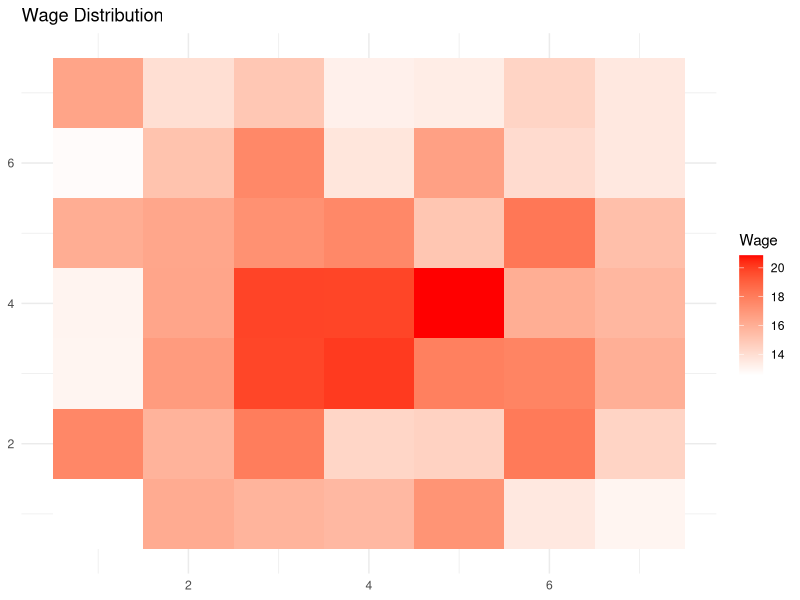
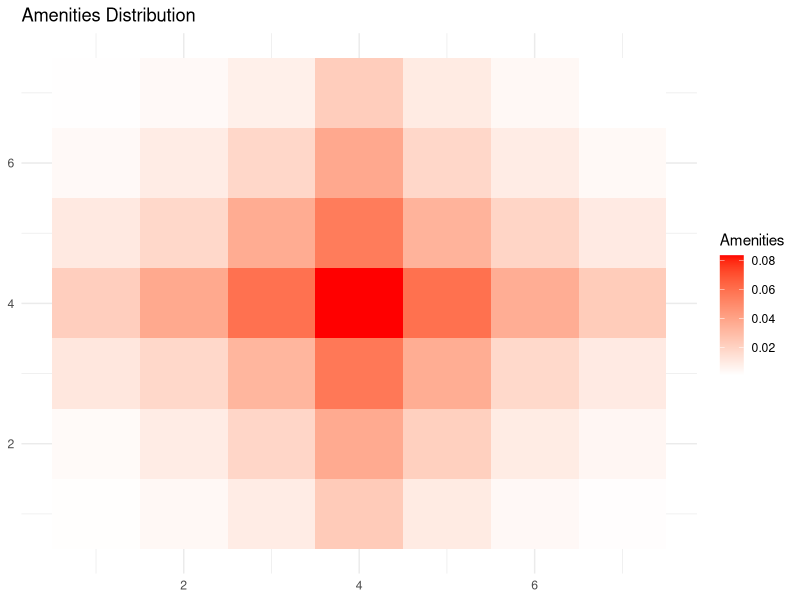

The R source for these figures, in order:
################################################################################
######################                SETUP              #######################   
################################################################################

#Load libraries
library(ggplot2)
library(patchwork)
library(nleqslv)

#Set seed for random observations
set.seed(234259203)

################################################################################
######################            DEFINE GRID            #######################   
################################################################################

#The first step consists in creating a grid with a set of locations that we will
#use as units of observations

#Choose number of points to make the grid
n <- 7

#Number of locations 
N <- n * n

#Create coordinates of points in the grid
x_coords <- seq(1, n, by = 1)
y_coords <- seq(1, n, by = 1)

grid_data <- expand.grid(x = x_coords, y = y_coords)

#We will assume that there is an homogeneous constant speed across our city
v <- 30         #Average commuting speed (km/h)
c <- 0.25       #Average commuting cost (euro/km)

# Initialize distance matrix and travel time matrix
distance_matrix <- matrix(0, nrow = N, ncol = N)
travel_time <- matrix(NA, nrow = N, ncol = N)
travel_cost <- matrix(NA, nrow = N, ncol = N)

# Calculate pairwise distances and travel times
for (i in 1:N) {
  for (j in 1:N){
    distance_matrix[i,j] <- abs(grid_data$x[i] - grid_data$x[j])+abs(grid_data$y[i] - grid_data$y[j])     #Barcelona distance
    travel_time[i,j] <- distance_matrix[i,j] / v
    travel_cost[i,j] <- distance_matrix[i,j] * c
  }
}


for (i in 1:N) {
  travel_time[i,i] <- min(travel_time[i,-i]) 
  travel_cost[i,i] <- min(travel_cost[i,-i]) 
}

#Find central location (min distance to all other locations)
loc = which.min(rowSums(distance_matrix))


################################################################################
###################       RANDOM GRID CITY OBSERVATIONS      ###################   
################################################################################

#Draw a random wage vector
w_j <- matrix(NA,  nrow = N, ncol = 1)

for (i in 1:N) {
  w_j[i] <- rlnorm(1, meanlog = 3 - 0.1 * sqrt((grid_data$x[i]-grid_data$x[loc])^2 + (grid_data$y[i]-grid_data$y[loc])^2), sdlog = 0.1)
}

grid_data$wages <- w_j

ggplot(grid_data, aes(x = x, y = y, fill = wages)) +
  geom_tile() +
  scale_fill_gradient(low = "white", high = "red") +
  theme_minimal() +
  labs(title = "Wage Distribution", fill = "Wage",  x = NULL, y = NULL)

#Draw a random matrix for commuting trips
#R_ij <- matrix(NA, nrow = N, ncol = N)

#for (i in 1:N) {
#  for (j in 1:N) {
#    R_ij[i,j] <- rlnorm(1, meanlog = 12 - sqrt((grid_data$x[j]-grid_data$x[loc])^2 + (grid_data$y[j]-grid_data$y[loc])^2), sdlog = 0.5)  
#  }
#}

#Draw a random array for non-commuting trips
n_ijk <- array(NA, dim = c(N, N, N))

for (i in 1:N) {
  for (j in 1:N) {
    for (k in 1:N) {
      n_ijk[i,j,k] <- max(rnorm(1, mean = 1 - 0.5 * (abs(grid_data$x[k]-grid_data$x[loc]) + abs(grid_data$y[k]-grid_data$y[loc])), sd = 1),0)
    }
  }
}


################################################################################
######################       DEFINE CITY PARAMETERS      #######################   
################################################################################

#alpha <- 0.3      #Share of revenues spent in labour
beta <- 0.3       #Share of time spent working
gamma <- 0.75     #Share of income spent in consumption

rho <- 0.8        #Elasticity of substitution among locations
alpha <- 0.9      #Diminishing returns time per visit

theta <- 5        #Commuting elasticity parameter

T <- 24 * 7       #Total time endowment (h)
W <- 8            #Daily working time (h)


################################################################################
######################        DERIVED OBSERSATIONS       #######################   
################################################################################

vot_ij <- matrix(NA, nrow = N, ncol = N)
vot_ij <- pmax(matrix(rep(w_j, each = N), nrow = N) * W - travel_cost, 0) / (W + travel_time)

tau_ijk <- array(NA, dim = c(N, N, N))

for (i in 1:N) {          
  for (j in 1:N) {        
    for (k in 1:N) {      
      tau_ijk[i,j,k] <- travel_cost[i,k] + vot_ij[i,j] * travel_time[i,k]  
    }
  }
}

totalTravelTime <- array(NA, dim = c(N, N, N))
totalTravelCost <- array(NA, dim = c(N, N, N))

for (i in 1:N) {
  for (j in 1:N) {
    for (k in 1:N) {
      totalTravelTime[i,j,k] <- n_ijk[i,j,k] * travel_time[i,k]
      totalTravelCost[i,j,k] <- n_ijk[i,j,k] * travel_cost[i,k]
    }
  }
}

totalTravelTime <- apply(totalTravelTime, c(1,2), sum)
totalTravelCost <- apply(totalTravelCost, c(1,2), sum)

x_ij <- matrix(NA, nrow = N, ncol = N)

for (i in 1:N) {
  for (j in 1:N) {
    x_ij[i,j] <- beta/(alpha*(1-beta)+beta) * (T - totalTravelTime[i,j]) / (W+travel_time[i,j]) + 
      alpha*(1-beta)/(alpha * (1-beta) + beta) * totalTravelCost[i,j] / (w_j[j]*W-travel_cost[i,j])
  }
}

################################################################################
##########################         FUNCTIONS         ###########################
################################################################################

inversionAmenities <- function(a) {

          
                      #Initial value in the positive simplex
                      a <- a / sum(a)
                      
                      
                      n_o <- array(NA, dim = c(N, N, N))
                      for (i in 1:N) {          
                        for (j in 1:N) {     
                          for (k in 1:N) {
                            n_o[i,j,k] = n_ijk[i,j,k] * tau_ijk[i,j,k] 
                          }
                        }
                      }
                      
                      N_o <- apply(n_o,3, sum)
                      
                      n_ij <- apply(n_o, c(1,2), sum)
                      
                      n_d <- array(NA, dim = c(N, N, N))
                      
                      for (i in 1:N) {          
                        for (j in 1:N) {        
                          for (k in 1:N) {      
                            n_d[i,j,k] <- (a[k] * tau_ijk[i,j,k]^(-rho*(1-alpha)/(1-rho))) / (tau_ijk[i,j,]^(-rho*(1-alpha)/(1-rho)) %*% a) * n_ij[i,j]
                          }
                        }
                      }
  
                      N_d <- apply(n_d,3, sum)
                      
                      N <- N_o - N_d
                      
                      return (N)}


################################################################################
##########################         INVERSION         ###########################
################################################################################

#Draw a random amenities vector
a_init <- matrix(1/N,  nrow = N, ncol = 1)

solution <- nleqslv(a_init, inversionAmenities, method = "Broyden", control = list(allowSingular = TRUE))

grid_data$amenities <- solution$x / sum(solution$x)

ggplot(grid_data, aes(x = x, y = y, fill = amenities)) +
  geom_tile() +
  scale_fill_gradient(low = "white", high = "red") +
  theme_minimal() +
  labs(title = "Amenities Distribution", fill = "Amenities",  x = NULL, y = NULL)
